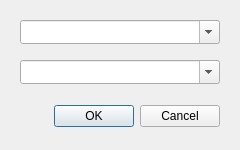
<?xml version="1.0" encoding="UTF-8"?>
<ui version="4.0">
 <class>nTextAlignEditor</class>
 <widget class="QDialog" name="nTextAlignEditor">
  <property name="geometry">
   <rect>
    <x>0</x>
    <y>0</y>
    <width>240</width>
    <height>150</height>
   </rect>
  </property>
  <property name="windowTitle">
   <string>Text alignment</string>
  </property>
  <property name="windowIcon">
   <iconset resource="../../../Images/Branon.qrc">
    <normaloff>:/images/font.png</normaloff>:/images/font.png</iconset>
  </property>
  <property name="toolTip">
   <string>Text alignment</string>
  </property>
  <property name="statusTip">
   <string>Text alignment</string>
  </property>
  <property name="whatsThis">
   <string>Text alignment</string>
  </property>
  <widget class="QDialogButtonBox" name="buttonBox">
   <property name="geometry">
    <rect>
     <x>20</x>
     <y>100</y>
     <width>200</width>
     <height>32</height>
    </rect>
   </property>
   <property name="orientation">
    <enum>Qt::Horizontal</enum>
   </property>
   <property name="standardButtons">
    <set>QDialogButtonBox::Cancel|QDialogButtonBox::Ok</set>
   </property>
  </widget>
  <widget class="QComboBox" name="Horizontal">
   <property name="geometry">
    <rect>
     <x>20</x>
     <y>20</y>
     <width>200</width>
     <height>24</height>
    </rect>
   </property>
   <property name="editable">
    <bool>true</bool>
   </property>
  </widget>
  <widget class="QComboBox" name="Vertical">
   <property name="geometry">
    <rect>
     <x>20</x>
     <y>60</y>
     <width>200</width>
     <height>24</height>
    </rect>
   </property>
   <property name="toolTip">
    <string>Text alignment</string>
   </property>
   <property name="statusTip">
    <string>Text alignment</string>
   </property>
   <property name="whatsThis">
    <string>Text alignment</string>
   </property>
   <property name="editable">
    <bool>true</bool>
   </property>
  </widget>
 </widget>
 <resources>
  <include location="../../../Images/Branon.qrc"/>
 </resources>
 <connections>
  <connection>
   <sender>buttonBox</sender>
   <signal>accepted()</signal>
   <receiver>nTextAlignEditor</receiver>
   <slot>accept()</slot>
   <hints>
    <hint type="sourcelabel">
     <x>248</x>
     <y>254</y>
    </hint>
    <hint type="destinationlabel">
     <x>157</x>
     <y>274</y>
    </hint>
   </hints>
  </connection>
  <connection>
   <sender>buttonBox</sender>
   <signal>rejected()</signal>
   <receiver>nTextAlignEditor</receiver>
   <slot>reject()</slot>
   <hints>
    <hint type="sourcelabel">
     <x>316</x>
     <y>260</y>
    </hint>
    <hint type="destinationlabel">
     <x>286</x>
     <y>274</y>
    </hint>
   </hints>
  </connection>
 </connections>
</ui>
